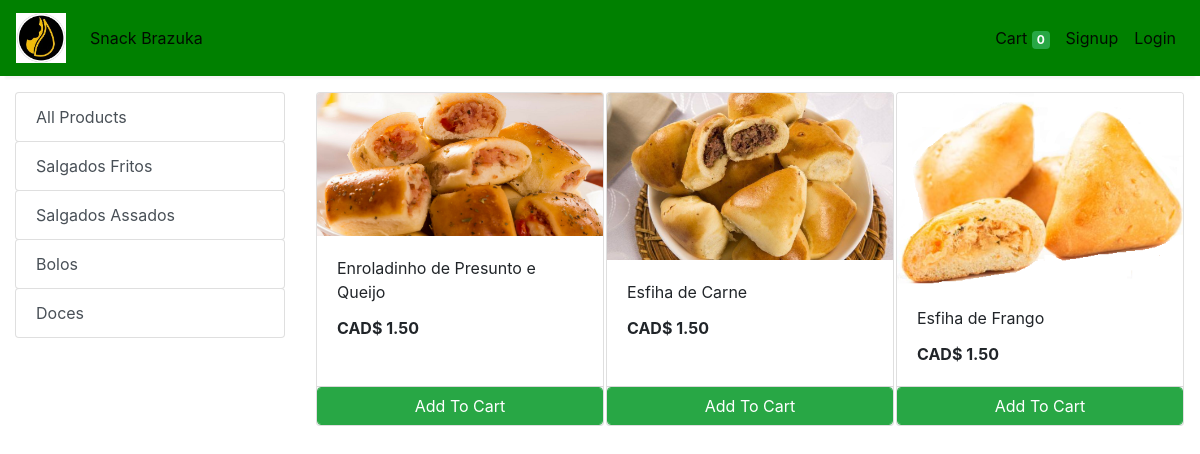
The page /store?category=32 on the database its author committed.
### store/models/category.py (models this page shows, shortened)
class Category(models.Model):
    id = models.IntegerField(primary_key=True)
    name= models.CharField(max_length=50)
    @staticmethod
    def get_all_categories():
        return Category.objects.all()

### store/models/product.py (models this page shows, shortened)
class Products(models.Model):
    id = models.IntegerField(primary_key=True)
    name = models.CharField(max_length=60)
    price= models.DecimalField(max_digits=6, decimal_places=2, default=0)
    category= models.ForeignKey(Category,on_delete=models.CASCADE,default=1 )
    description= models.CharField(max_length=250, default='', blank=True, null= True)
    image= models.ImageField(upload_to='uploads/products/')
    @staticmethod
    def get_all_products_by_categoryid(category_id):
        if category_id:
            return Products.objects.filter (category=category_id)
        else:
            return Products.get_all_products();

### store/views/home.py (the view)
# urls.py: path('' , include('store.urls'))
def store(request):
    cart = request.session.get('cart')
    if not cart:
        request.session['cart'] = {}
    products = None
    categories = Category.get_all_categories()
    categoryID = request.GET.get('category')
    if categoryID:
        products = Products.get_all_products_by_categoryid(categoryID)
    else:
        products = Products.get_all_products();
    data = {}
    data['products'] = products
    data['categories'] = categories
    return render(request, 'index.html', data)

### store/templatetags/cart.py (called while the page is built)
@register.filter (name='is_in_cart')
def is_in_cart(product, cart):
    keys = cart.keys ()
    for id in keys:
        if int (id) == product.id:
            return True
    return False;

### store/templatetags/custom_filter.py (called while the page is built)
@register.filter(name='currency')
def currency(number):
    return "CAD$ "+str(number)

### store/templates/index.html (shortened to what this page needs)
{% extends 'base.html' %}
{% block content %}
{% load cart %}
{% load custom_filter %}
<div class="container-fluid mt-3">
	<div class="row">
		<div class="col-lg-3 mx-auto">
			<div class="list-group">
				<a href="/" class="list-group-item list-group-item-action btn btn-outline-success">All Products</a>
				{% for category in categories %}
				<a href="/?category={{category.id}}"
				   class="list-group-item list-group-item-action btn btn-outline-success ">{{category.name}}</a>
				{% endfor %}
			</div>
		</div>
		<div id='products' class="col-lg-9 mx-auto">
			<div class="row mx-auto">
				{% for product in products %}
				<div class="card mx-auto mb-3" id={{product.id}} style="width: 18rem;">
					<img class="card-img-top" src="{{product.image.url}}" alt="Card image cap">
					<div class="card-body">
						<p class="card-title">{{product.name}}</p>
						<p class="card-text"><b>{{product.price|currency}}</b></p>
					</div>
					<div class="card-footer p-0 no-gutters">
						{% if product|is_in_cart:request.session.cart %}
						<div class="row no-gutters">
							<form action="/#{{product.id}}" class="col-2 " method="post">
								{% csrf_token %}
								<input hidden type="text" name='product' value='{{product.id}}'>
								<input hidden type="text" name='remove' value='True'>
								<input type="submit" value=" - " class="btn btn-block btn-success border-right">
							</form>
							<div class="text-center col btn btn-success">{{product|cart_quantity:request.session.cart}} in Cart</div>
							<form action="/#{{product.id}}" class="col-2 " method="post">
								{% csrf_token %}
								<input hidden type="text" name='product' value='{{product.id}}'>
								<input type="submit" value=" + " class="btn btn-block btn-success border-left">
							</form>
						</div>
						{% else %}
						<form action="/#{{product.id}}" method="POST" class="btn-block">
							<input type="submit" class="float-right btn btn-success form-control" value="Add To Cart">
						</form>
						{% endif %}
					</div>
				</div>
				{% endfor %}
			</div>
		</div>
	</div>
</div>
{% endblock %}

### rows shown on the page
Category: name "Salgados Fritos"
Category: name "Salgados Assados"
Category: name "Bolos"
Category: name "Doces"
Products: image (picture), name "Enroladinho de Presunto e Queijo", price "CAD$ 1.50"
Products: image (picture), name "Esfiha de Carne", price "CAD$ 1.50"
Products: image (picture), name "Esfiha de Frango", price "CAD$ 1.50"

### other values the page prints
{{ request.session.cart.keys|length }} "0"
